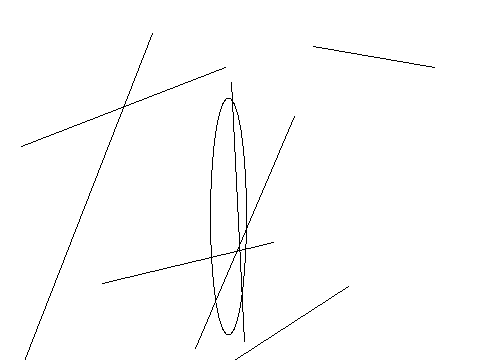

Write Python code to recreate this figure.
from PIL import Image, ImageDraw
image1 = Image.new('RGB', (480, 360), '#ffffff')
draw = ImageDraw.Draw(image1)
c=[206,383,264,263]
draw.ellipse(c,'#ffffff','#000000')
c=[379,108,235,13]
draw.ellipse(c,'#ffffff','#000000')
c=[240,150,272,130]
draw.ellipse(c,'#ffffff','#000000')
c=[230,332,16,67]
draw.ellipse(c,'#ffffff','#000000')
c=[130,276,124,91]
draw.ellipse(c,'#ffffff','#000000')
c=[210,98,246,335]
draw.ellipse(c,'#ffffff','#000000')
c=[67,289,329,78]
draw.ellipse(c,'#ffffff','#000000')
l=[244,341,231,82]
draw.line(l,'#000000')
l=[434,67,313,46]
draw.line(l,'#000000')
l=[195,348,294,116]
draw.line(l,'#000000')
l=[180,395,348,286]
draw.line(l,'#000000')
l=[225,67,21,146]
draw.line(l,'#000000')
l=[383,397,27,360]
draw.line(l,'#000000')
l=[273,242,102,283]
draw.line(l,'#000000')
l=[16,381,152,33]
draw.line(l,'#000000')
image1.save('Artist29.png')